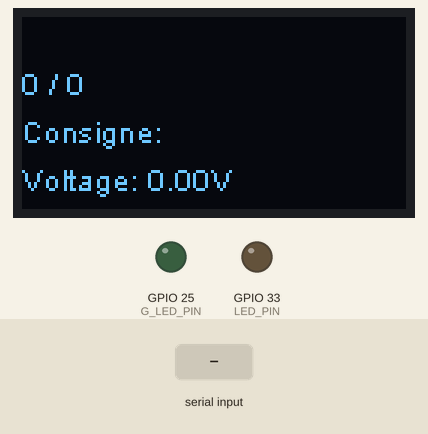
Simulated run of this program. Board: ESP32. On the bench: 128×64 one-colour display, output pins drawn as LEDs (lit = HIGH). The inputs (shaded band) are chosen by the test bench. What the program prints to the serial monitor is not drawn.

Above: at 1.2 s.
1.3 s: "SLOW\n" received over Serial
At 3.25 s:
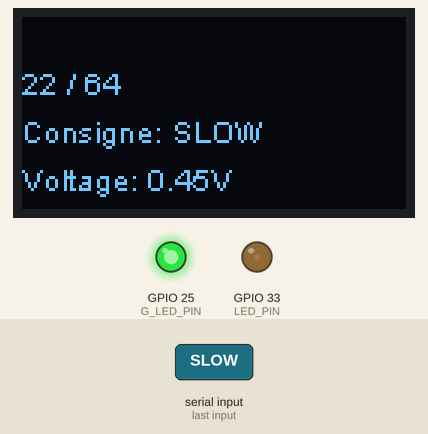
3.3 s: "30,150\n" received over the second serial link
At 4.87 s:
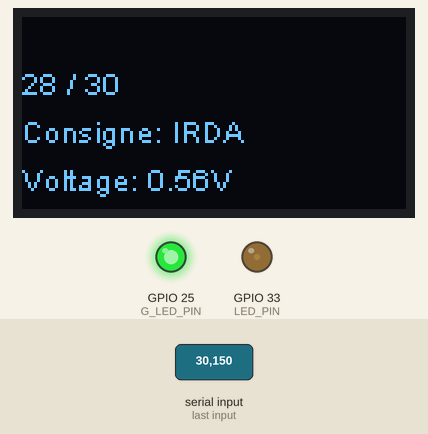
5.2 s: "STOP\n" received over Serial
At 5.56 s:
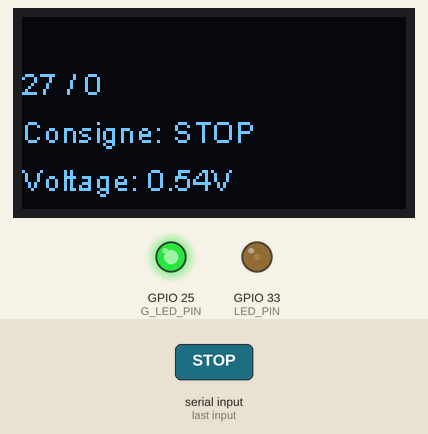
7.4 s: "GO\n" received over Serial
At 7.75 s:
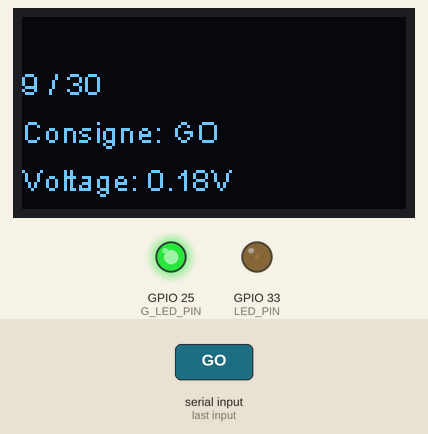
9.6 s: "90,45\n" received over Serial
At 11.74 s:
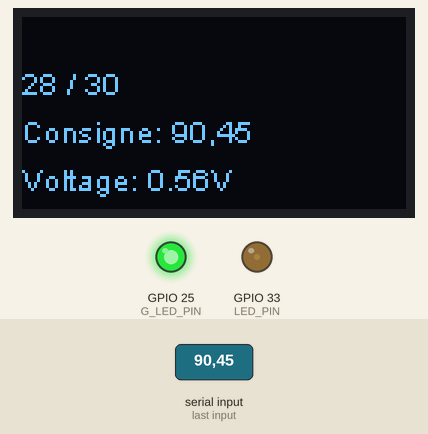
11.8 s: "200\n" received over the second serial link
At 14.16 s:
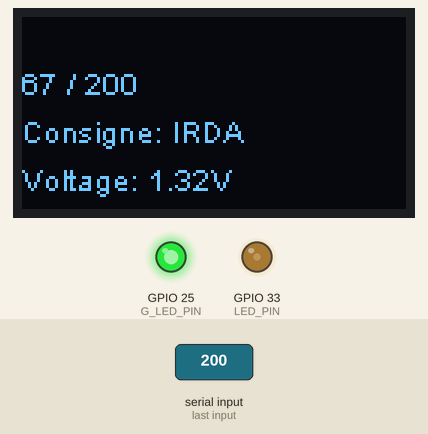
Timing chart, 0 to 20.1 s (numbered marks = the images above; inputs shaded):
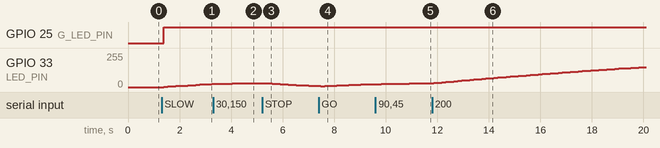

The program:

main.cpp
```cpp
#include <Arduino.h>
#include "irda.h"
#include "oled.h"
#include "freertos/FreeRTOS.h"
#include "freertos/semphr.h"
#include <math.h>


#define BUF_SIZE 1024  // Réduction de la taille du buffer pour économiser de la mémoire

// Pin configuration for IRDA
#define IRDA_TX_PIN 32
#define IRDA_RX_PIN 35

// Définir l'intervalle d'envoi pour le radar
#define SEND_INTERVAL 10000  // Interval de temps pour envoyer un paquet IRDA

// Buffer for incoming data
char irda_buffer[BUF_SIZE];

#ifdef RECEIVER

// Définir la pwm pour la LED
#define PWM_CHANNEL 0
#define PWM_FREQUENCY 5000
#define PWM_RESOLUTION 8  // Pour une valeur de 0 à 255

// LED Pin
#define LED_PIN 33
#define G_LED_PIN 25

// Vitesse de la capsule (analogique)
float VITESSE_CAPSULE = 0;
float VITESSE_CIBLE = 0;  // variable pour la vitesse cible
float VOLT = 0;  // variable pour la tension équivalente à la vitesse (plafond voltage = 5v)

// Sémaphores pour la gestion des priorités
SemaphoreHandle_t oledMutex;  // Mutex pour l'accès à l'écran OLED
SemaphoreHandle_t prioritySemaphore; // Sémaphore pour gérer la priorité entre Serial et IRDA

// Déclaration globale des variables partagées
char last_message[BUF_SIZE] = "";
int last_speed = 0;
String last_command = "";


// Fonction pour ajuster la vitesse PWM
void vitesse_pwm(int vitesse) {
    int pwm_value = map(vitesse, 0, 255, 0, 255);
    VOLT = VITESSE_CAPSULE * 5 / 255;  // Calcul de la tension équivalente à la vitesse
    ledcWrite(PWM_CHANNEL, pwm_value);
}

// Fonction pour afficher la vitesse, la consigne et le voltage sur l'écran OLED
void afficher_oled(int last_speed, String last_command) {
    static int last_displayed_speed = -1;
    static String last_displayed_command = "";
    static float last_displayed_v_capsule = -1;
    static float last_displayed_v_cible = -1;
    static float last_displayed_voltage = -1;

    if (xSemaphoreTake(oledMutex, (TickType_t) 10) == pdTRUE) {
        if (last_speed != last_displayed_speed || last_command != last_displayed_command ||
            last_displayed_v_capsule != VITESSE_CAPSULE || last_displayed_v_cible != VITESSE_CIBLE ||
            last_displayed_voltage != VOLT) {

            oled_clear();

            // Afficher la vitesse capsule et la vitesse cible sur la même ligne
            String vitesse_affichage = String((int)VITESSE_CAPSULE) + " / " + String((int)VITESSE_CIBLE);
            oled_display_text(vitesse_affichage.c_str(), 0, 16);

            // Afficher la consigne et la commande sur la même ligne
            String consigne_affichage = "Consigne: " + last_command;
            oled_display_text(consigne_affichage.c_str(), 0, 32);

            // Afficher le niveau de voltage
            Serial.println(VOLT);
            String voltage_affichage = "Voltage: " + String(VOLT) + "V";
            oled_display_text(voltage_affichage.c_str(), 0, 48);

            last_displayed_speed = last_speed;
            last_displayed_command = last_command;
            last_displayed_v_capsule = VITESSE_CAPSULE;
            last_displayed_v_cible = VITESSE_CIBLE;
            last_displayed_voltage = VOLT;
        }
        xSemaphoreGive(oledMutex);
    }
}


// Fonction pour gérer la réception IRDA
void handle_irda() {
    if (xSemaphoreTake(prioritySemaphore, (TickType_t) 10) == pdTRUE) {
        // Tenter de recevoir un paquet IRDA
        irda_receive_packet(irda_buffer, BUF_SIZE);

        if (strlen(irda_buffer) > 0 && strcmp(irda_buffer, last_message) != 0) {
            int received_speed = atoi(irda_buffer);

            if (received_speed >= 0 && received_speed <= 255) {
                last_speed = received_speed;
                VITESSE_CIBLE = received_speed;
            } else {
                last_speed = 0;
            }

            strncpy(last_message, irda_buffer, BUF_SIZE);

            last_command = "IRDA";

            // Afficher sur l'OLED la dernière vitesse et la dernière consigne
            afficher_oled(last_speed, last_command);

            memset(irda_buffer, 0, BUF_SIZE);

            irda_flush();
        }
    // Libération du sémaphore pour les autres tâches
    xSemaphoreGive(prioritySemaphore);
    }
}

void handle_serial() {
    if (Serial.available() > 0) {
        String command = Serial.readStringUntil('\n');
        command.trim();

        if (command != last_command) {
            if (xSemaphoreTake(prioritySemaphore, 0) == pdTRUE) {
                if (command == "GO") {
                    VITESSE_CIBLE = last_speed;
                } else if (command == "SLOW") {
                    VITESSE_CIBLE = 64;
                } else if (command == "STOP") {
                    VITESSE_CIBLE = 0;
                }
                last_command = command;
                xSemaphoreGive(prioritySemaphore);
            }
        }
    }
}


///////////////////////////////////////////////////////TACHES FREE RTOS///////////////////////////////////////////////////////

// Fonction pour calculer l'accélération ou la décélération
float ajustement_vitesse(float v, float v_target, bool est_acceleration) {
    float diff = est_acceleration ? v_target - v : v - v_target;
    return diff/(0.5*diff+10) + 0.1 + 0.5 * log(1 + diff / 50);
}


// Tâche pour gérer la vitesse de la capsule
void task_vitesse(void *pvParameters) {
    while (1) {
        // Accélération progressive
        if (VITESSE_CAPSULE < VITESSE_CIBLE) {
            Serial.println("ACC Vitesse : " + String(VITESSE_CAPSULE));
            VITESSE_CAPSULE += ajustement_vitesse(VITESSE_CAPSULE, VITESSE_CIBLE, 1);  // Accélération plus douce
            if (VITESSE_CAPSULE > VITESSE_CIBLE) VITESSE_CAPSULE = VITESSE_CIBLE;
        }
        // Décélération progressive
        else if (VITESSE_CAPSULE > VITESSE_CIBLE) {
            Serial.println("DEC Vitesse : " + String(VITESSE_CAPSULE));
            float deceleration_value = ajustement_vitesse(VITESSE_CAPSULE, VITESSE_CIBLE, 0);  // Décélération plus douce

            // Logique de ralentissement basée sur la commande
            if (last_command == "SLOW") {
                deceleration_value = ajustement_vitesse(VITESSE_CAPSULE, VITESSE_CIBLE, 0);  // Décélération plus douce
            }
            else if (last_command == "STOP") {
                deceleration_value =  1.3*ajustement_vitesse(VITESSE_CAPSULE, VITESSE_CIBLE, 0);  // Décélération plus douce
            }

            VITESSE_CAPSULE -= deceleration_value;
            if (VITESSE_CAPSULE < VITESSE_CIBLE) VITESSE_CAPSULE = VITESSE_CIBLE;
        }

        // Gestion de la G_LED
        if (VITESSE_CAPSULE != VITESSE_CIBLE) {
            digitalWrite(G_LED_PIN, HIGH);  // Allume la G_LED
        } else {
            digitalWrite(G_LED_PIN, LOW);   // Éteint la G_LED
        }

        // Mise à jour de la vitesse PWM
        vitesse_pwm(VITESSE_CAPSULE);
        afficher_oled(VITESSE_CAPSULE, last_command);

        vTaskDelay(pdMS_TO_TICKS(100));  // Mise à jour toutes les 100 ms
    }
}


#endif

///////////////////////////////////////////////////////SETUP ET LOOP///////////////////////////////////////////////////////

void setup() {
    Serial.begin(115200);  // Initialisation du port série

    oled_init();  // Initialisation de l'écran OLED
    irda_init(IRDA_TX_PIN, IRDA_RX_PIN);  // Initialisation de la communication IRDA

    oled_display_text("Initialisation", 0, 0);

    #ifdef RECEIVER

    vitesse_pwm(VITESSE_CAPSULE);

    xTaskCreate(task_vitesse, "TaskVitesse", 2048, NULL, 1, NULL);

    pinMode(LED_PIN, OUTPUT);
    digitalWrite(LED_PIN, LOW);

    pinMode(G_LED_PIN, OUTPUT);
    digitalWrite(G_LED_PIN, LOW);

    ledcSetup(PWM_CHANNEL, PWM_FREQUENCY, PWM_RESOLUTION);
    ledcAttachPin(LED_PIN, PWM_CHANNEL);

    // Création du mutex pour l'OLED
    oledMutex = xSemaphoreCreateMutex();

    // Création du sémaphore pour gérer la priorité (initialement donné)
    prioritySemaphore = xSemaphoreCreateBinary();
    xSemaphoreGive(prioritySemaphore);  // Par défaut, IRDA est autorisé

    #endif

}

void loop() {
#ifdef RADAR
    static unsigned long last_send_time = 0;

    if (millis() - last_send_time >= SEND_INTERVAL) {

        last_send_time = millis();

        oled_clear();

        int random_speed = random(0, 256);
        char message[10];
        sprintf(message, "%d", random_speed);

        irda_send_packet(message);

        oled_display_text("Packet Sent", 0, 0);
        oled_display_text(message, 0, 16);

        delay(100);
    }
#endif

#ifdef RECEIVER
    handle_irda();
    handle_serial();
#endif
}
```

Irda.cpp
```cpp
// irda.cpp
#include "irda.h"
#include <cstring> // Nécessaire pour strlen
#include <stdio.h> // Utile pour les fonctions d'entrée/sortie standard
#include <driver/uart.h> // Pour les fonctions UART
#include <string.h>

#define UART_NUM UART_NUM_1
#define BUF_SIZE 1024

// Initialize the IRDA communication
void irda_init(int txPin, int rxPin) {
    const uart_config_t uart_config = {
        .baud_rate = 9600,
        .data_bits = UART_DATA_8_BITS,
        .parity = UART_PARITY_DISABLE,
        .stop_bits = UART_STOP_BITS_1,
        .flow_ctrl = UART_HW_FLOWCTRL_DISABLE,
        .source_clk = UART_SCLK_APB,
    };
    uart_driver_install(UART_NUM, BUF_SIZE * 2, 0, 0, NULL, 0);
    uart_param_config(UART_NUM, &uart_config);
    uart_set_pin(UART_NUM, txPin, rxPin, UART_PIN_NO_CHANGE, UART_PIN_NO_CHANGE);
}

// Send a packet to the IRDA
void irda_send_packet(const char* data) {
    uart_write_bytes(UART_NUM, data, strlen(data));
}

// Receive a packet from the IRDA
void irda_receive_packet(char* buffer, int length) {
    int len = uart_read_bytes(UART_NUM, (uint8_t*)buffer, length, 100 / portTICK_RATE_MS);
    if (len > 0) {
        buffer[len] = '\0'; // Terminate the string
    } else {
        buffer[0] = '\0';
    }
}

// Flush the UART buffer
void irda_flush() {
    uart_flush(UART_NUM);
}
```

Irda.h
```cpp
// irda.h
#ifndef IRDA_H
#define IRDA_H

void irda_init(int txPin, int rxPin);
void irda_send_packet(const char* data);
void irda_receive_packet(char* buffer, int length);
void irda_flush();

#endif
```

oled.cpp
```cpp
#include "oled.h"
#include <Wire.h>
#include "SSD1306.h"
#include "SSD1306Wire.h"

SSD1306 display(0x3c, 5, 4);

void oled_init() {
    display.init();
    display.flipScreenVertically();
    display.clear();
}

void oled_display_text(const char* text, int x, int y) {
    display.setFont(ArialMT_Plain_10);
    display.setTextAlignment(TEXT_ALIGN_LEFT);
    display.drawString(x, y, text);
    display.display();
}

void oled_clear() {
    display.clear();
    display.display();
}
```

oled.h
```cpp
#ifndef OLED_H
#define OLED_H

void oled_init();
void oled_display_text(const char* text, int x, int y);
void oled_clear();
#endif // OLED_H
```

Measured:
- after the input at 1.3 s, GPIO 25 (G_LED_PIN): LOW → HIGH after 0.08 s; GPIO 33 (LED_PIN): moves from 0/255 to 24/255 over 1.9 s, starting after 0.08 s; the display: first changes after 0.14 s (image 1 shows a later state)
- after the input at 3.3 s, the display: first changes after 0.06 s (image 2 shows a later state)
- after the input at 5.2 s, GPIO 25 (G_LED_PIN): stays HIGH (without the input it goes to LOW after 0.87 s); the display: first differs from a run without the input after 0.29 s (image 3)
- after the input at 7.4 s, the display: first differs from a run without the input after 0.27 s (image 4)
- after the input at 9.6 s, the display: first differs from a run without the input after 0.26 s (image 5 shows a later state)
- after the input at 11.8 s, GPIO 25 (G_LED_PIN): stays HIGH (without the input it goes to LOW after 1.1 s); the display: first changes after 0.12 s (image 6 shows a later state)
